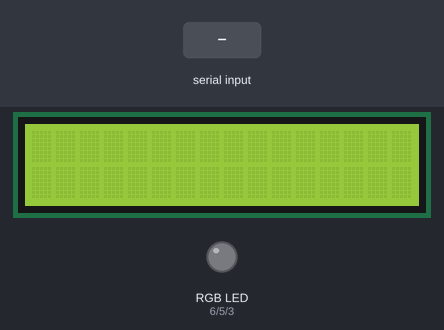
This sketch was run on a simulated Arduino Uno, built with avr-gcc and run on an emulated ATmega328P. Shown: 16×2 character LCD, an RGB LED mixed from three pins (HIGH = lit). Inputs (shaded band) come from the test bench. Dim RGB values are drawn brighter than linear; what the sketch prints to the serial monitor is not drawn.

Above: at 1.2 s.
1.3 s: "1:90:45\n" received over Serial
At 2.5 s:
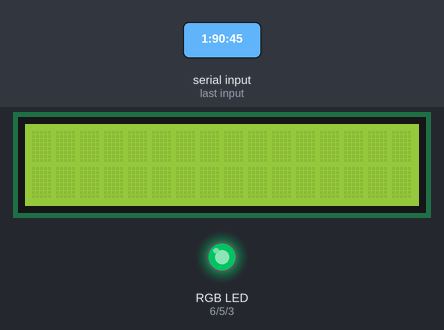
2.8 s: "OFF\n" received over Serial
4.3 s: ":\n" received over Serial
Timing chart, 0 to 7.3 s (numbered marks = the images above; inputs shaded):
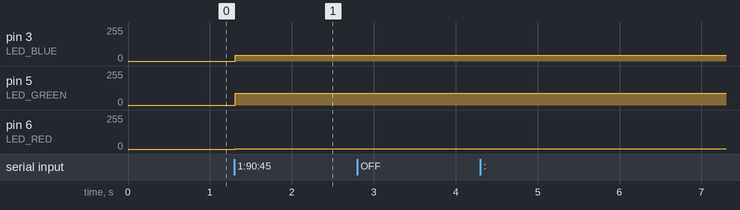

The sketch:

Task2.ino
```cpp
#include <LiquidCrystal_I2C.h>

LiquidCrystal_I2C lcd(0x27, 16, 2);

#define LED_RED 6
#define LED_GREEN 5
#define LED_BLUE 3

void initLCD() {
  lcd.init();
  lcd.clear();
  lcd.backlight();
}

void initRGB()
{
  pinMode(LED_RED, OUTPUT);
  pinMode(LED_GREEN, OUTPUT);
  pinMode(LED_BLUE, OUTPUT);
  digitalWrite(LED_RED, LOW);
  digitalWrite(LED_GREEN, LOW);
  digitalWrite(LED_BLUE, LOW);
}

void setup() {
  initLCD();
  initRGB();
  Serial.begin(9600);

  while (!Serial)
  {
  }

}

int values[3] = {-1,-1,-1};
int lastSeparator = 0;
int index = 0;
void loop()
{
  if (Serial.available() > 0)
  {
    String command = Serial.readStringUntil('\n');
    for (int i = 0; i < command.length(); i++) {
      if (command.charAt(i) == ':') {
        int level = 0;
        String levelString = command.substring(lastSeparator, i);
        levelString.trim();
        levelString.toUpperCase();
        if (levelString == "OFF"){
          level = 0;
        } else {
          level = levelString.toInt();
          if (level > 255) {
            level = 255;
          }
          else if(level <=0) {
            level = -1;
          }
        }
        values[index] = level;
        lastSeparator = i + 1;
        index++;
      }
    }
    values[2] = command.substring(lastSeparator, command.length()).toInt();
    lastSeparator = 0;
    index = 0;
    if (values[0] == -1 || values[1] == -1 || values[2] == -1) {
        Serial.println(String("Unknown command: '") + command + "'. {redValue}:{greenValue}:{blueValue}.");
    } else {
      analogWrite(LED_RED, values[0]);
      analogWrite(LED_GREEN, values[1]);
      analogWrite(LED_BLUE, values[2]);
      for (int i = 0; i < 3; i++) {
        values[i] = -1;
      }
    }
  }
}
```

Measured:
- after the input at 1.3 s, pin 3 (LED_BLUE): 0/255 → 45/255 at once; pin 5 (LED_GREEN): 0/255 → 90/255 at once; pin 6 (LED_RED): 0/255 → 1/255 at once
- after the input at 2.8 s, every drawn part: stays the same
- after the input at 4.3 s, every drawn part: stays the same
